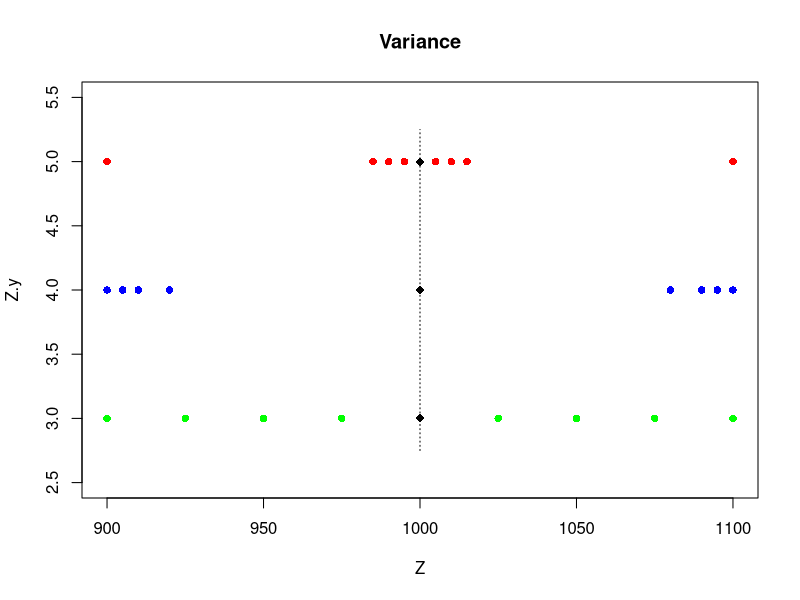

The R source for this figure:
			X=c(900,925,950,975,1025,1050,1075,1100)
			Y=c(900,905,910,920,1080,1090,1095,1100)
			Z=c(900,985,990,995,1005,1010,1015,1100)
			
			
			Z.y = rep(5,8)
			Y.y = rep(4,8)
			X.y = rep(3,8)
			
			plot(Z,Z.y,pch=16,col="red",ylim=c(2.5,5.5),main=c("Variance") )
			
			points(Y,Y.y,pch=16,col="blue" )
			points(X,X.y,pch=16,col="green" )
			points(c(1000,1000,1000),c(3,4,5),pch=18,cex=1.2)
			lines(c(1000,1000),c(2.75,5.25),lty=3)
			
